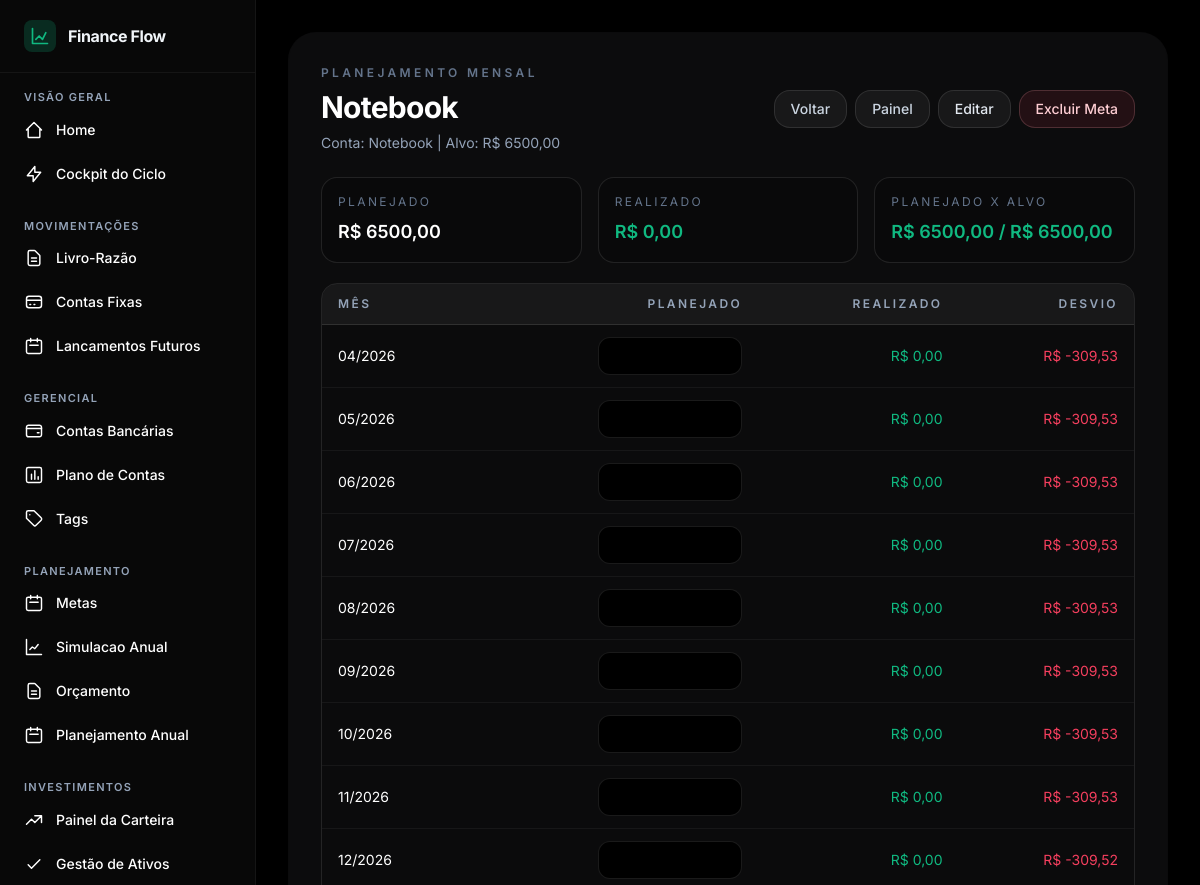
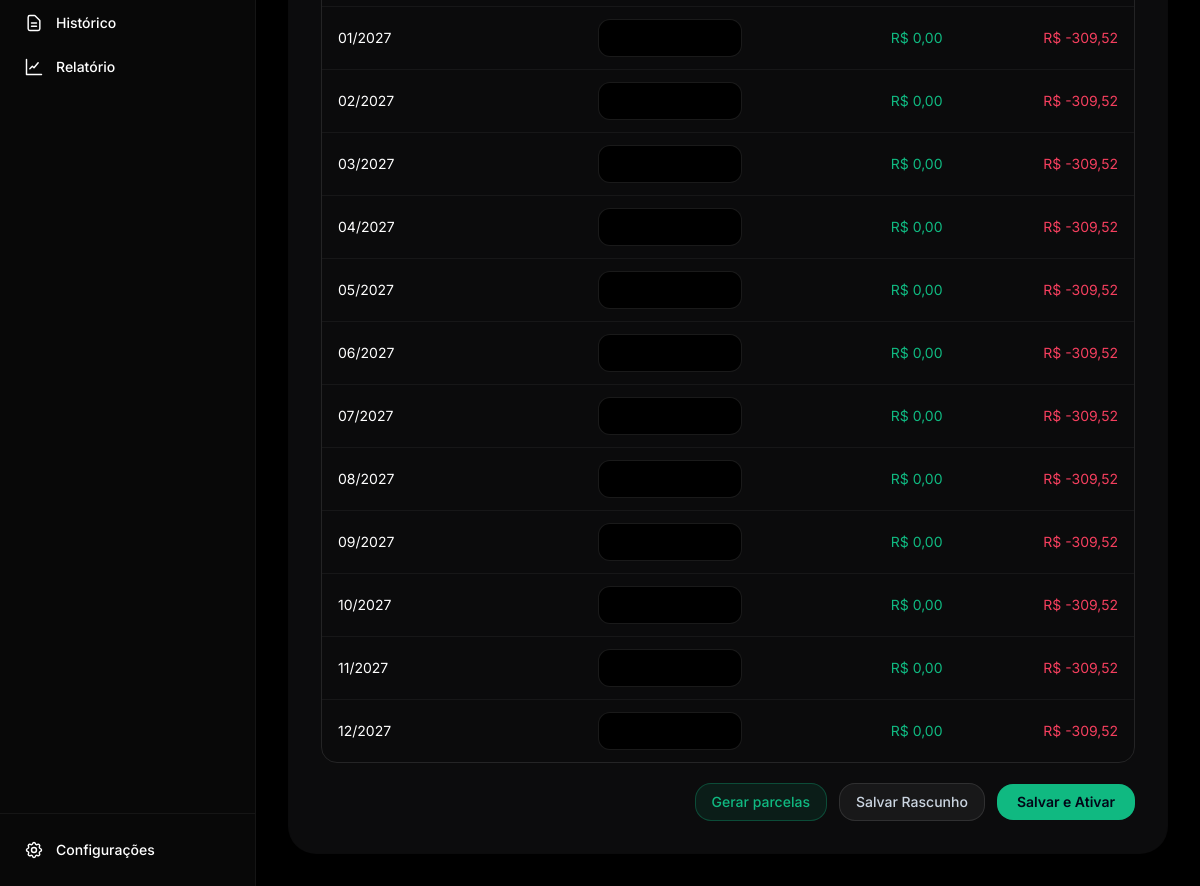
The page /metas/5/roteiro/ on the database its author committed (2 pictures, top to bottom).
### apps/investimentos/models.py (models this page shows, shortened)
class MetaFinanceira(ModeloBase):
    class Status(models.TextChoices):
        RASCUNHO = 'Rascunho', 'Rascunho'
        ATIVA = 'Ativa', 'Ativa'
        CONCLUIDA = 'Concluida', 'Concluída'
        CANCELADA = 'Cancelada', 'Cancelada'
    nome = models.CharField(max_length=180)
    conta_bancaria = models.ForeignKey(
        'contas.ContaBancaria',
        on_delete=models.CASCADE,
        related_name='metas_financeiras',
    )
    valor_alvo = models.DecimalField(max_digits=12, decimal_places=2)
    data_inicio = models.DateField()
    data_fim = models.DateField()
    status = models.CharField(max_length=10, choices=Status.choices, default=Status.ATIVA)
    class Meta:
        verbose_name = 'Meta Financeira'
        verbose_name_plural = 'Metas Financeiras'
        ordering = ['-created_at']

class MetaParcelaMensal(ModeloBase):
    meta = models.ForeignKey(
        MetaFinanceira,
        on_delete=models.CASCADE,
        related_name='parcelas_mensais',
    )
    competencia = models.DateField(help_text='Use o primeiro dia do mês como referência da competência.')
    valor_planejado = models.DecimalField(max_digits=12, decimal_places=2)
    ordem_mes = models.PositiveIntegerField(default=1)
    observacao = models.CharField(max_length=255, blank=True)
    class Meta:
        verbose_name = 'Parcela Mensal da Meta'
        verbose_name_plural = 'Parcelas Mensais das Metas'
        ordering = ['meta_id', 'competencia', 'ordem_mes']
        constraints = [
            models.UniqueConstraint(fields=['meta', 'competencia'], name='uniq_meta_competencia')
        ]

### apps/contas/models.py (models this page shows, shortened)
class ContaBancaria(ModeloBase):
    class Tipo(models.TextChoices):
        CONTA_CORRENTE = 'ContaCorrente', 'Conta Corrente'
        POUPANCA = 'Poupanca', 'Poupança'
        CARTEIRA = 'Carteira', 'Carteira'
        CORRETORA = 'Corretora', 'Corretora'
        CARTAO_CREDITO = 'CartaoCredito', 'Cartão de Crédito'
    nome = models.CharField(max_length=150)
    tipo = models.CharField(max_length=15, choices=Tipo.choices)
    saldo_inicial = models.DecimalField(max_digits=12, decimal_places=2, default=0)
    limite_credito = models.DecimalField(max_digits=12, decimal_places=2, null=True, blank=True)
    dia_vencimento = models.PositiveSmallIntegerField(null=True, blank=True)
    dia_fechamento = models.PositiveSmallIntegerField(null=True, blank=True)
    class Meta:
        verbose_name = 'Conta Bancária'
        verbose_name_plural = 'Contas Bancárias'

### apps/investimentos/views.py (the view, shortened to what this page needs)
# urls.py: path('metas/<int:meta_id>/roteiro/', views.roteiro_meta, name='roteiro_meta'),
@require_http_methods(["GET", "POST"])
def roteiro_meta(request, meta_id):
	meta = get_object_or_404(MetaFinanceira.objects.select_related('conta_bancaria'), pk=meta_id)
	parcelas = list(meta.parcelas_mensais.order_by('competencia'))
	erro_formulario = None
	realizado_map = _realizado_mensal_meta(meta)
	linhas = []
	total_planejado = Decimal('0.00')
	total_realizado = Decimal('0.00')
	for parcela in parcelas:
		realizado = realizado_map.get(parcela.competencia, Decimal('0.00'))
		total_planejado += parcela.valor_planejado
		total_realizado += realizado
		linhas.append({
			'parcela': parcela,
			'realizado': realizado,
			'diferenca': (realizado - parcela.valor_planejado).quantize(Decimal('0.01')),
		})
	context = {
		'meta': meta,
		'linhas': linhas,
		'total_planejado': total_planejado.quantize(Decimal('0.01')),
		'total_realizado': total_realizado.quantize(Decimal('0.01')),
		'contas': ContaBancaria.objects.order_by('nome'),
		'erro_formulario': erro_formulario,
	}
	return render(request, 'investimentos/metas/roteiro.html', context)

### apps/investimentos/views.py (called while the page is built)
def _realizado_mensal_meta(meta):
	base = (
		Movimentacao.objects.filter(
			conta_bancaria_id=meta.conta_bancaria_id,
			tipo__in=[TipoTransacao.TRANSFERENCIA_ENTRADA, TipoTransacao.RECEITA],
			status__in=STATUS_CONSOLIDADO,
		)
		.annotate(data_referencia=Coalesce('data_pagamento', 'data_vencimento'))
		.filter(data_referencia__range=(meta.data_inicio, meta.data_fim))
		.annotate(ano=ExtractYear('data_referencia'), mes=ExtractMonth('data_referencia'))
		.values('ano', 'mes')
		.annotate(total=Coalesce(Sum('valor'), Value(Decimal('0.00'))))
	)
	resultado = {}
	for item in base:
		competencia = date(item['ano'], item['mes'], 1)
		resultado[competencia] = item['total'].quantize(Decimal('0.01'))
	return resultado

### templates/investimentos/metas/roteiro.html (shortened to what this page needs)
{% extends "layouts/base.html" %}
{% block content %}
<div class="mx-auto max-w-6xl">
  <section class="glass-panel rounded-[28px] p-8 shadow-2xl shadow-black/10">
    <div class="mb-6 flex flex-wrap items-center justify-between gap-4">
      <div>
        <p class="text-xs font-semibold uppercase tracking-[0.28em] text-slate-500">Planejamento Mensal</p>
        <h1 class="mt-2 text-3xl font-bold tracking-tight text-white">{{ meta.nome }}</h1>
        <p class="mt-2 text-sm text-slate-400">Conta: {{ meta.conta_bancaria.nome }} | Alvo: R$ {{ meta.valor_alvo|floatformat:2 }}</p>
      </div>
      <div class="inline-flex items-center gap-2">
        <a href="{% url 'investimentos:lista_metas' %}" class="inline-flex items-center rounded-2xl border border-white/10 bg-white/5 px-4 py-2 text-sm font-medium text-slate-300 transition hover:bg-white/10">Voltar</a>
        <a href="{% url 'investimentos:painel_meta' meta.id %}" class="inline-flex items-center rounded-2xl border border-white/10 bg-white/5 px-4 py-2 text-sm font-medium text-slate-300 transition hover:bg-white/10">Painel</a>
        <button id="abrirModalEditarMeta" type="button" class="inline-flex items-center rounded-2xl border border-white/10 bg-white/5 px-4 py-2 text-sm font-medium text-slate-200 transition hover:bg-white/10">Editar</button>
        <button id="abrirModalExcluirMeta" type="button" class="inline-flex items-center rounded-2xl border border-rose-300/20 bg-rose-500/10 px-4 py-2 text-sm font-medium text-rose-200 transition hover:bg-rose-500/20">Excluir Meta</button>
      </div>
    </div>
    <form method="POST" class="space-y-5">
      <div class="grid grid-cols-1 gap-4 md:grid-cols-3">
        <div class="rounded-2xl border border-white/10 bg-black/20 p-4">
          <p class="text-xs uppercase tracking-[0.2em] text-slate-500">Planejado</p>
          <p class="mt-2 text-lg font-semibold text-white">R$ {{ total_planejado|floatformat:2 }}</p>
        </div>
        <div class="rounded-2xl border border-white/10 bg-black/20 p-4">
          <p class="text-xs uppercase tracking-[0.2em] text-slate-500">Realizado</p>
          <p class="mt-2 text-lg font-semibold text-neonprimary">R$ {{ total_realizado|floatformat:2 }}</p>
        </div>
        <div class="rounded-2xl border border-white/10 bg-black/20 p-4">
          <p class="text-xs uppercase tracking-[0.2em] text-slate-500">Planejado x Alvo</p>
          <p class="mt-2 text-lg font-semibold {% if total_planejado == meta.valor_alvo %}text-neonprimary{% else %}text-amber-200{% endif %}">R$ {{ total_planejado|floatformat:2 }} / R$ {{ meta.valor_alvo|floatformat:2 }}</p>
        </div>
      </div>
      <div class="overflow-x-auto rounded-2xl border border-white/10">
        <table class="min-w-full divide-y divide-white/10">
          <thead class="bg-white/5">
            <tr>
              <th class="px-4 py-3 text-left text-xs font-semibold uppercase tracking-[0.2em] text-slate-400">Mês</th>
              <th class="px-4 py-3 text-right text-xs font-semibold uppercase tracking-[0.2em] text-slate-400">Planejado</th>
              <th class="px-4 py-3 text-right text-xs font-semibold uppercase tracking-[0.2em] text-slate-400">Realizado</th>
              <th class="px-4 py-3 text-right text-xs font-semibold uppercase tracking-[0.2em] text-slate-400">Desvio</th>
            </tr>
          </thead>
          <tbody class="divide-y divide-white/5 bg-black/10">
            {% for item in linhas %}
              <tr class="transition hover:bg-white/5">
                <td class="px-4 py-3 text-sm text-white">{{ item.parcela.competencia|date:"m/Y" }}</td>
                <td class="px-4 py-3 text-right">
                  <input
                    type="number"
                    name="valor_planejado_{{ item.parcela.id }}"
                    value="{{ item.parcela.valor_planejado|floatformat:2 }}"
                    step="0.01"
                    min="0"
                    class="w-36 rounded-xl border border-white/10 bg-darkbg px-3 py-2 text-right text-sm text-white outline-none transition focus:border-neonprimary/40"
                  />
                </td>
                <td class="px-4 py-3 text-right text-sm text-neonprimary">R$ {{ item.realizado|floatformat:2 }}</td>
                <td class="px-4 py-3 text-right text-sm {% if item.diferenca >= 0 %}text-neonprimary{% else %}text-neondanger{% endif %}">R$ {{ item.diferenca|floatformat:2 }}</td>
              </tr>
            {% endfor %}
          </tbody>
        </table>
      </div>
      <div class="flex items-center justify-end gap-3">
        <button id="gerarParcelas" type="button" class="inline-flex items-center rounded-2xl border border-neonprimary/30 bg-neonprimary/10 px-4 py-2 text-sm font-medium text-neonprimary transition hover:brightness-110">Gerar parcelas</button>
        <button type="submit" name="acao" value="rascunho" class="inline-flex items-center rounded-2xl border border-white/10 bg-white/5 px-4 py-2 text-sm font-medium text-slate-300 transition hover:bg-white/10">Salvar Rascunho</button>
        <button type="submit" name="acao" value="ativar" class="inline-flex items-center rounded-2xl bg-neonprimary px-5 py-2 text-sm font-semibold text-slate-950 transition hover:brightness-110">Salvar e Ativar</button>
      </div>
    </form>
  </section>
</div>
{% endblock %}

### templates/layouts/base.html (style rules this page uses)
body { background-color: #0f0f0f; color: #F8FAFC; -webkit-font-smoothing: antialiased; }
.glass-panel { background: rgba(18, 18, 19, 0.7); backdrop-filter: blur(12px); border: 1px solid rgba(15, 14, 14, 0.05); }

### rows shown on the page
MetaFinanceira: nome "Notebook", conta_bancaria.nome "Notebook", valor_alvo "6500,00"
MetaParcelaMensal: parcela.competencia "04/2026", realizado "0,00", diferenca "-309,53"
MetaParcelaMensal: parcela.competencia "05/2026", realizado "0,00", diferenca "-309,53"
MetaParcelaMensal: parcela.competencia "06/2026", realizado "0,00", diferenca "-309,53"
MetaParcelaMensal: parcela.competencia "07/2026", realizado "0,00", diferenca "-309,53"
MetaParcelaMensal: parcela.competencia "08/2026", realizado "0,00", diferenca "-309,53"
MetaParcelaMensal: parcela.competencia "09/2026", realizado "0,00", diferenca "-309,53"
MetaParcelaMensal: parcela.competencia "10/2026", realizado "0,00", diferenca "-309,53"
MetaParcelaMensal: parcela.competencia "11/2026", realizado "0,00", diferenca "-309,53"
MetaParcelaMensal: parcela.competencia "12/2026", realizado "0,00", diferenca "-309,52"
MetaParcelaMensal: parcela.competencia "01/2027", realizado "0,00", diferenca "-309,52"
MetaParcelaMensal: parcela.competencia "02/2027", realizado "0,00", diferenca "-309,52"
MetaParcelaMensal: parcela.competencia "03/2027", realizado "0,00", diferenca "-309,52"
MetaParcelaMensal: parcela.competencia "04/2027", realizado "0,00", diferenca "-309,52"
MetaParcelaMensal: parcela.competencia "05/2027", realizado "0,00", diferenca "-309,52"
MetaParcelaMensal: parcela.competencia "06/2027", realizado "0,00", diferenca "-309,52"
MetaParcelaMensal: parcela.competencia "07/2027", realizado "0,00", diferenca "-309,52"
MetaParcelaMensal: parcela.competencia "08/2027", realizado "0,00", diferenca "-309,52"
MetaParcelaMensal: parcela.competencia "09/2027", realizado "0,00", diferenca "-309,52"
MetaParcelaMensal: parcela.competencia "10/2027", realizado "0,00", diferenca "-309,52"
MetaParcelaMensal: parcela.competencia "11/2027", realizado "0,00", diferenca "-309,52"
MetaParcelaMensal: parcela.competencia "12/2027", realizado "0,00", diferenca "-309,52"

### other values the page prints
{{ total_planejado|floatformat:2 }} "6500,00"
{{ total_realizado|floatformat:2 }} "0,00"
